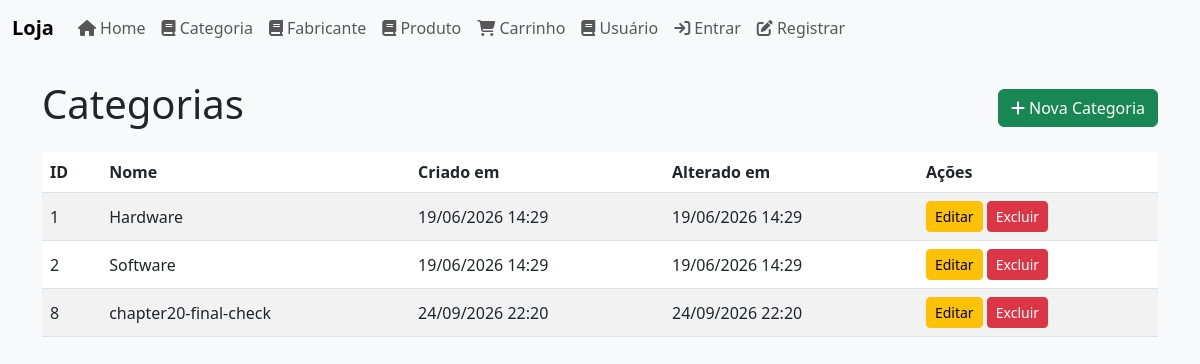
The app's page /categoria/ with its own data.
### loja/models/Categoria.py (models this page shows, shortened)
class Categoria(models.Model):
    categoria = models.CharField(max_length=120)
    criado_em = models.DateTimeField(auto_now_add=True)
    alterado_em = models.DateTimeField(auto_now=True)

### loja/views/CategoriaView.py (the view)
def list_categoria_view(request):
    categorias = Categoria.objects.all()
    return render(request, 'categoria/categoria.html', {'categorias': categorias})

### loja/templates/categoria/categoria.html (shortened to what this page needs)
{% extends 'loja/base.html' %}
{% block content %}
  <div class="d-flex justify-content-between align-items-center mb-3">
    <h1>Categorias</h1>
    <a class="btn btn-success" href="{% url 'categoria_create' %}"><i class="fa fa-plus"></i> Nova Categoria</a>
  </div>
  <table class="table table-striped">
    <thead>
      <tr>
        <th>ID</th>
        <th>Nome</th>
        <th>Criado em</th>
        <th>Alterado em</th>
        <th>Ações</th>
      </tr>
    </thead>
    <tbody>
      {% for categoria in categorias %}
      <tr>
        <td>{{ categoria.id }}</td>
        <td>{{ categoria.categoria }}</td>
        <td>{{ categoria.criado_em|date:'d/m/Y H:i' }}</td>
        <td>{{ categoria.alterado_em|date:'d/m/Y H:i' }}</td>
        <td>
          <a class="btn btn-sm btn-warning" href="{% url 'categoria_edit' categoria.id %}">Editar</a>
          <form method="post" action="{% url 'categoria_delete' categoria.id %}" class="d-inline">
            <button type="submit" class="btn btn-sm btn-danger">Excluir</button>
          </form>
        </td>
      </tr>
      {% empty %}
      <tr><td colspan="5">Nenhuma categoria encontrada.</td></tr>
      {% endfor %}
    </tbody>
  </table>
{% endblock %}

### loja/static/css/styles.css (style rules this page uses)
body { background-color: #f8f9fa; }
.table th, .table td { vertical-align: middle; }

### records on screen
Categoria: id "1", categoria "Hardware", criado_em "19/06/2026 14:29", alterado_em "19/06/2026 14:29"
Categoria: id "2", categoria "Software", criado_em "19/06/2026 14:29", alterado_em "19/06/2026 14:29"
Categoria: id "8", categoria "chapter20-final-check", criado_em "24/09/2026 22:20", alterado_em "24/09/2026 22:20"
